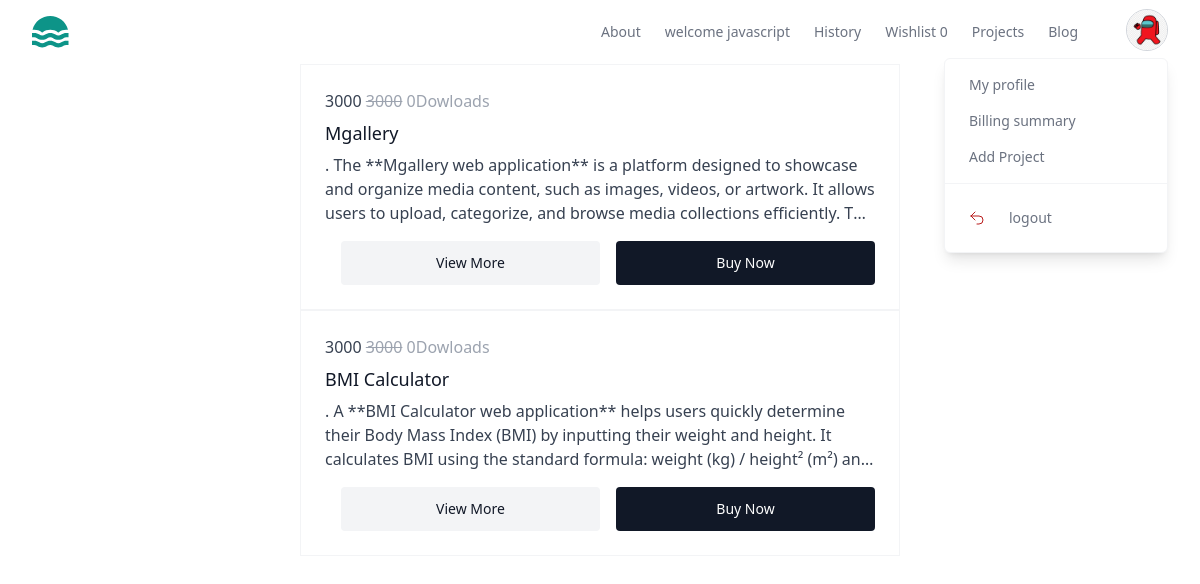
The page /index/ (signed in) on the database its author committed.
### store/models.py (models this page shows, shortened)
class BaseModel(models.Model):
    created_date=models.DateTimeField(auto_now_add=True)
    updated_date=models.DateTimeField(auto_now=True)
    is_active=models.BooleanField(default=True)

class UserProfile(BaseModel):
    bio=models.CharField(max_length=200,null=True)
    profile_picture=models.ImageField(upload_to="profilepictures",null=True,blank=True,default="profilepictures/default.png")
    phone=models.CharField(max_length=200)
    owner=models.OneToOneField(User,on_delete=models.CASCADE,related_name="profile")

class Project(BaseModel):
    title=models.CharField(max_length=200)
    description=models.TextField()
    preview_image=models.ImageField(upload_to="previewimages",null=True,blank=True)
    price=models.PositiveIntegerField()
    developer=models.ForeignKey(User,on_delete=models.CASCADE)
    files=models.FileField(upload_to="projects",null=True,blank=True)
    tag_objects=models.ManyToManyField(Tag,null=True)
    thumbnail=EmbedVideoField()
    @property
    def downloads(self):
        return WishListItem.objects.filter(project_object=self,is_order_placed=True).count()

### store/views.py (the view)
# urls.py: path('index/',views.IndexView.as_view(),name='index'),
class IndexView(TemplateView):
    template_name='index.html'
    def get(self,request,*args,**kwargs):
        qs=Project.objects.all().exclude(developer=request.user)
        return render(request,self.template_name,{"data":qs})

### store/context_processor.py (called while the page is built)
def wishlist_item_count(request):
    count=0
    if request.user.is_authenticated:
        count=request.user.basket.basket_item.filter(is_order_placed=False).count()
    return {"cartitem_count":count}

### store/templates/index.html (shortened to what this page needs)
{%extends 'base.html'%}
{%block main_block%}
{%for p in data%}
<div class="w-1/2 mx-auto">
    <a href="#" class="group relative block overflow-hidden">
        <div class="relative border border-gray-100 bg-white p-6">
          <p class="text-gray-700">
            {{p.price}}
            <span class="text-gray-400 line-through">{{p.price}}</span>
            <span class="text-gray-400">{{p.downloads}}Dowloads</span>
          </p>
          <h3 class="mt-1.5 text-lg font-medium text-gray-900">{{p.title}}</h3>
          <p class="mt-1.5 line-clamp-3 text-gray-700">
    .         {{p.description}}
          </p>
          <form class="mt-4 flex gap-4">
            <button
              class="block w-full rounded bg-gray-100 px-4 py-3 text-sm font-medium text-gray-900 transition hover:scale-105"
            >
            <a href="{%url 'project-view-more' p.id %}">View More</a>
            </button>
            <button
              type="button"
              class="block w-full rounded bg-gray-900 px-4 py-3 text-sm font-medium text-white transition hover:scale-105"
            >
              Buy Now
            </button>
          </form>
        </div>
      </a>
</div>
{%endfor%}
{%endblock%}

### store/templates/base.html (shortened to what this page needs)
<!DOCTYPE html>
<html lang="en">
<head>
    <script src="https://cdn.tailwindcss.com"></script>
</head>
<body>
    <header class="bg-white">
        <div class="mx-auto max-w-screen-xl px-4 sm:px-6 lg:px-8">
          <div class="flex h-16 items-center justify-between">
            <div class="flex-1 md:flex md:items-center md:gap-12">
              <a class="block text-teal-600" href="#">
              </a>
            </div>
            <div class="md:flex md:items-center md:gap-12">
              <nav aria-label="Global" class="hidden md:block">
                <ul class="flex items-center gap-6 text-sm">
                  <li>
                    <a class="text-gray-500 transition hover:text-gray-500/75" href="#"> About </a>
                  </li>
                  <li>
                    <a class="text-gray-500 transition hover:text-gray-500/75" href="#"> welcome {{request.user}} </a>
                  </li>
                  <li>
                    <a class="text-gray-500 transition hover:text-gray-500/75" href="#"> History </a>
                  </li>
                  <li>
                    <a class="text-gray-500 transition hover:text-gray-500/75" href="{%url 'my-wishlist' %}"> Wishlist {{cartitem_count}}</a>
                  </li>
                  <li>
                    <a class="text-gray-500 transition hover:text-gray-500/75" href="{%url 'my-work'%}"> Projects </a>
                  </li>
                  <li>
                    <a class="text-gray-500 transition hover:text-gray-500/75" href="#"> Blog </a>
                  </li>
                </ul>
              </nav>
              <div class="hidden md:relative md:block">
                <button
                  type="button"
                  class="overflow-hidden rounded-full border border-gray-300 shadow-inner"
                >
                  <img
                    src="{{request.user.profile.profile_picture.url}}"
                    alt=""
                    class="size-10 object-cover"
                  />
                </button>
                <div
                  class="absolute end-0 z-10 mt-0.5 w-56 divide-y divide-gray-100 rounded-md border border-gray-100 bg-white shadow-lg"
                  role="menu"
                >
                  <div class="p-2">
                    <a
                      href="{%url 'profile-edit'%}"
                      class="block rounded-lg px-4 py-2 text-sm text-gray-500 hover:bg-gray-50 hover:text-gray-700"
                      role="menuitem"
                    >
                      My profile
                    </a>
                    <a
                      href="#"
                      class="block rounded-lg px-4 py-2 text-sm text-gray-500 hover:bg-gray-50 hover:text-gray-700"
                      role="menuitem"
                    >
                      Billing summary
                    </a>
                    <a
                      href="{%url 'project-add'%}"
                      class="block rounded-lg px-4 py-2 text-sm text-gray-500 hover:bg-gray-50 hover:text-gray-700"
                      role="menuitem"
                    >
                      Add Project
                    </a>
                  </div>
                  <div class="p-2">
                    <form method="POST" action="#">
                      <button
                        type="submit"
                        class="flex w-full items-center gap-2 rounded-lg px-4 py-2 text-sm text-red-700 hover:bg-red-50"
                        role="menuitem"
                      >
                        <svg
                          xmlns="http://www.w3.org/2000/svg"
                          fill="none"
                          viewBox="0 0 24 24"
                          stroke-width="1.5"
                          stroke="currentColor"
                          class="size-4"
                        >
                          <path
                            stroke-linecap="round"
                            stroke-linejoin="round"
                            d="M9 15 3 9m0 0 6-6M3 9h12a6 6 0 0 1 0 12h-3"
                          />
                        </svg>
                        <a
                      href="{%url 'signout'%}"
                      class="block rounded-lg px-4 py-2 text-sm text-gray-500 hover:bg-gray-50 hover:text-gray-700"
                      role="menuitem"
                    >
                      logout
                    </a>
                      </button>
                    </form>
                  </div>
                </div>
              </div>
            </div>
          </div>
        </div>
      </header>
    {%block main_block%}
    {%endblock%}
</body>
</html>

### rows shown on the page
Project: price "3000", downloads "0", title "Mgallery", description "The **Mgallery web application** is a platform designed to showcase and organize media content, such as images, videos, or artwork. It allows users to upload, categorize, and browse media collections efficiently.…"
Project: price "3000", downloads "0", title "BMI Calculator", description "A **BMI Calculator web application** helps users quickly determine their Body Mass Index (BMI) by inputting their weight and height. It calculates BMI using the standard formula: weight (kg) / height² (m²)…"

### other values the page prints
{{ request.user }} "javascript"
{{ cartitem_count }} "0"
